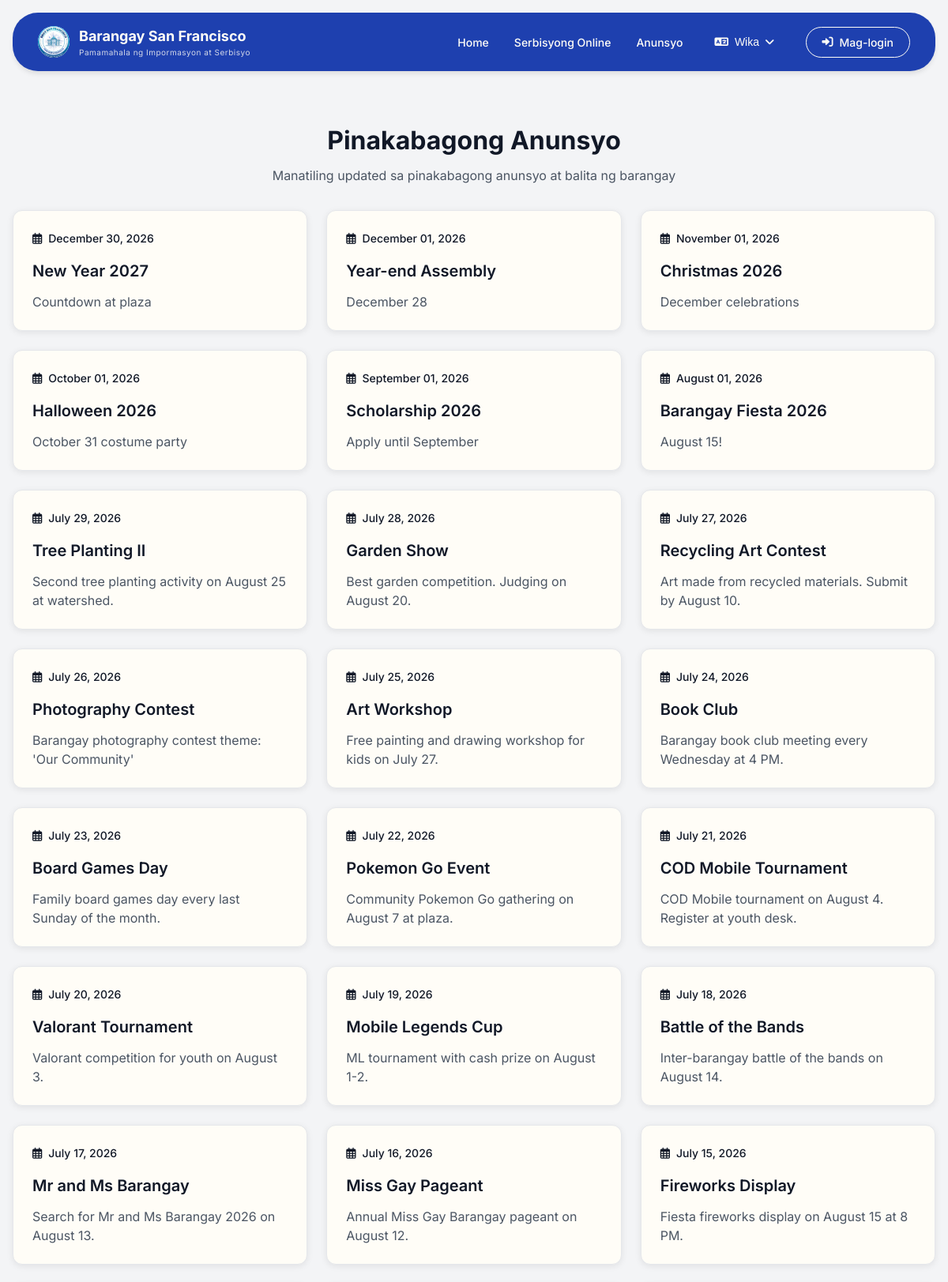
Screenshot of /pages/announcements.php (upper part) with the database file from the repository.
### tables this page shows
CREATE TABLE IF NOT EXISTS `announcements` (
  `announcement_id` int NOT NULL AUTO_INCREMENT,
  `title` varchar(255) NOT NULL,
  `content` text NOT NULL,
  `created_by` int DEFAULT NULL,
  `created_at` timestamp NULL DEFAULT CURRENT_TIMESTAMP,
  `updated_at` timestamp NULL DEFAULT CURRENT_TIMESTAMP ON UPDATE CURRENT_TIMESTAMP,
  PRIMARY KEY (`announcement_id`),
  KEY `created_by` (`created_by`)
);

### includes/translations/translations.php (called while the page is built, shortened)
<?php
function __($key) {
    $lang = $_SESSION['lang'] ?? 'tl';
    return $translations[$lang][$key] ?? $key;
}
?>

### pages/announcements.php (the view)
<?php
require_once '../includes/core/init.php';
include '../includes/layouts/header.php';
?>
<link rel="stylesheet" href="/barangay-residence-system/assets/css/pages/announcements.css">
<?php include '../includes/layouts/navbar.php'; ?>
<main>
    <div class="container">
        <div class="announcements-header">
            <h1><?php echo __('announcements-page-title'); ?></h1>
            <p><?php echo __('announcements-page-desc'); ?></p>
        </div>
        <div class="announcements-list">
            <?php
            $stmt = $conn->prepare("SELECT * FROM announcements ORDER BY created_at DESC");
            $stmt->execute();
            $announcements = $stmt->get_result()->fetch_all(MYSQLI_ASSOC);
            if (empty($announcements)): ?>
                <div class="no-announcements">
                    <i class="fas fa-bullhorn"></i>
                    <p><?php echo __('no-announcements'); ?></p>
                </div>
            <?php else: ?>
                <?php foreach ($announcements as $a): ?>
                    <div class="announcement-card">
                        <div class="announcement-date">
                            <i class="far fa-calendar-alt"></i>
                            <span><?php echo date('F d, Y', strtotime($a['created_at'])); ?></span>
                        </div>
                        <h3><?php echo htmlspecialchars($a['title']); ?></h3>
                        <p><?php echo nl2br(htmlspecialchars($a['content'])); ?></p>
                    </div>
                <?php endforeach; ?>
            <?php endif; ?>
        </div>
    </div>
</main>
<?php include '../includes/layouts/footer.php'; ?>

### assets/css/pages/announcements.css (style rules this page uses)
.announcements-header { text-align: center; padding: 3rem 0 2rem; }
.announcements-header h1 { font-size: 2rem; color: var(--gray-900); margin-bottom: 0.5rem; }
.announcements-header p { color: var(--gray-600); }
.announcements-list { display: grid; grid-template-columns: repeat(auto-fill, minmax(350px, 1fr)); gap: 1.5rem; margin-bottom: 3rem; }
.announcement-card { background: var(--white); border-radius: 12px; padding: 1.5rem; box-shadow: 0 2px 8px rgba(0,0,0,0.08); transition: transform 0.2s, box-shadow 0.2s; border: 1px solid var(--gray-200); }
.announcement-date { display: flex; align-items: center; gap: 0.5rem; color: var(--primary-color); font-size: 0.875rem; margin-bottom: 1rem; font-weight: 500; }
.announcement-date i { font-size: 0.875rem; }
.announcement-card h3 { font-size: 1.25rem; margin-bottom: 0.75rem; color: var(--gray-900); }
.announcement-card p { color: var(--gray-600); line-height: 1.5; }

### assets/css/base/variables.css (style rules this page uses)
:root { --primary-blue: #1e40af; --primary-blue-dark: #1e3a8a; --primary-blue-light: #3b82f6; --primary-blue-50: #eff6ff; --white: #fffdf7; --gray-50: #f9fafb; --gray-100: #f3f4f6; --gray-200: #e5e7eb; --gray-300: #d1d5db; --gray-400: #9ca3af; --gray-500: #6b7280; --gray-600: #4b5563; --gray-700: #374151; --gray-800: #1f2937; --gray-900: #111827; --error-red: #b91c1c; --error-red-light: #fef2f2; --success-green: #10b981; --success-green-light: #d1fae5; --warning-orange: #f59e0b; --warning-orange-light: #fffbeb; --shadow-sm: 0 1px 2px 0 rgba(0, 0, 0, 0.05); --shadow-md: 0 4px 6px -1px rgba(0, 0, 0, 0.1); --shadow-lg: 0 10px 15px -3px rgba(0, 0, 0, 0.1); --shadow-xl: 0 20px 25px -5px rgba(0, 0, 0, 0.1); --radius-sm: 0.375rem; --radius-md: 0.5rem; --radius-lg: 0.75rem; --radius-xl: 1rem; }

### assets/css/base/typography.css (style rules this page uses)
h1 { font-size: 2rem; font-weight: 700; }
h3 { font-size: 1.25rem; font-weight: 600; }

### assets/css/sections/announcement.css (style rules this page uses)
.announcement-card { padding: 1.5rem; transition: all 0.3s ease; }
.announcement-date { display: flex; align-items: center; gap: 0.5rem; color: var(--primary-blue); font-size: 0.875rem; font-weight: 600; margin-bottom: 1rem; }
.announcement-card p { color: var(--gray-600); line-height: 1.5; }

### rows the page displays
announcements: created_at "December 30, 2026", title "New Year 2027", content "Countdown at plaza"
announcements: created_at "December 01, 2026", title "Year-end Assembly", content "December 28"
announcements: created_at "November 01, 2026", title "Christmas 2026", content "December celebrations"
announcements: created_at "October 01, 2026", title "Halloween 2026", content "October 31 costume party"
announcements: created_at "September 01, 2026", title "Scholarship 2026", content "Apply until September"
announcements: created_at "August 01, 2026", title "Barangay Fiesta 2026", content "August 15!"
announcements: created_at "July 29, 2026", title "Tree Planting II", content "Second tree planting activity on August 25 at watershed."
announcements: created_at "July 28, 2026", title "Garden Show", content "Best garden competition. Judging on August 20."
announcements: created_at "July 27, 2026", title "Recycling Art Contest", content "Art made from recycled materials. Submit by August 10."
announcements: created_at "July 26, 2026", title "Photography Contest", content "Barangay photography contest theme: 'Our Community'"
announcements: created_at "July 25, 2026", title "Art Workshop", content "Free painting and drawing workshop for kids on July 27."
announcements: created_at "July 24, 2026", title "Book Club", content "Barangay book club meeting every Wednesday at 4 PM."
announcements: created_at "July 23, 2026", title "Board Games Day", content "Family board games day every last Sunday of the month."
announcements: created_at "July 22, 2026", title "Pokemon Go Event", content "Community Pokemon Go gathering on August 7 at plaza."
announcements: created_at "July 21, 2026", title "COD Mobile Tournament", content "COD Mobile tournament on August 4. Register at youth desk."
announcements: created_at "July 20, 2026", title "Valorant Tournament", content "Valorant competition for youth on August 3."
announcements: created_at "July 19, 2026", title "Mobile Legends Cup", content "ML tournament with cash prize on August 1-2."
announcements: created_at "July 18, 2026", title "Battle of the Bands", content "Inter-barangay battle of the bands on August 14."
announcements: created_at "July 17, 2026", title "Mr and Ms Barangay", content "Search for Mr and Ms Barangay 2026 on August 13."
announcements: created_at "July 16, 2026", title "Miss Gay Pageant", content "Annual Miss Gay Barangay pageant on August 12."
announcements: created_at "July 15, 2026", title "Fireworks Display", content "Fiesta fireworks display on August 15 at 8 PM."

### other values shown
__('sub-header') "Pamamahala ng Impormasyon at Serbisyo"
__('nav-home') "Home"
__('nav-services') "Serbisyong Online"
__('nav-announcements') "Anunsyo"
__('language') "Wika"
__('login') "Mag-login"
__('announcements-page-title') "Pinakabagong Anunsyo"
__('announcements-page-desc') "Manatiling updated sa pinakabagong anunsyo at balita ng barangay"
